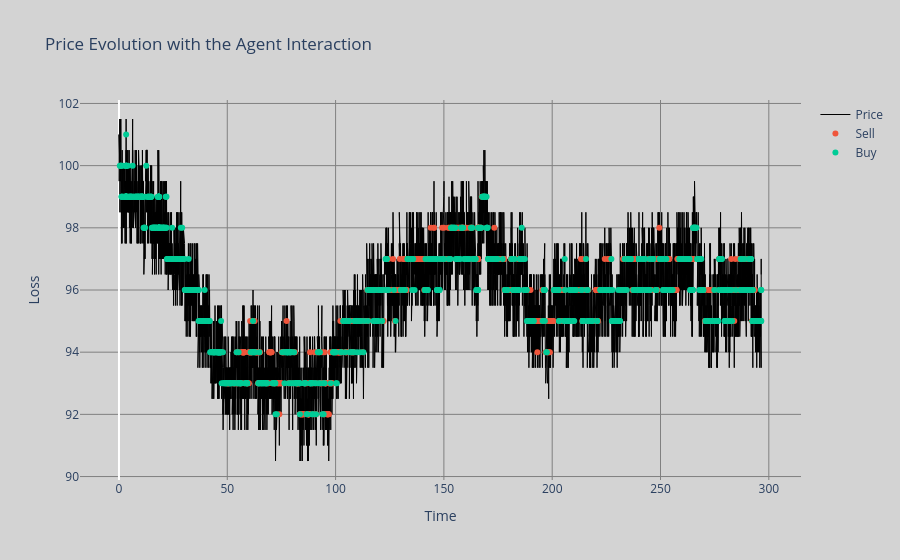
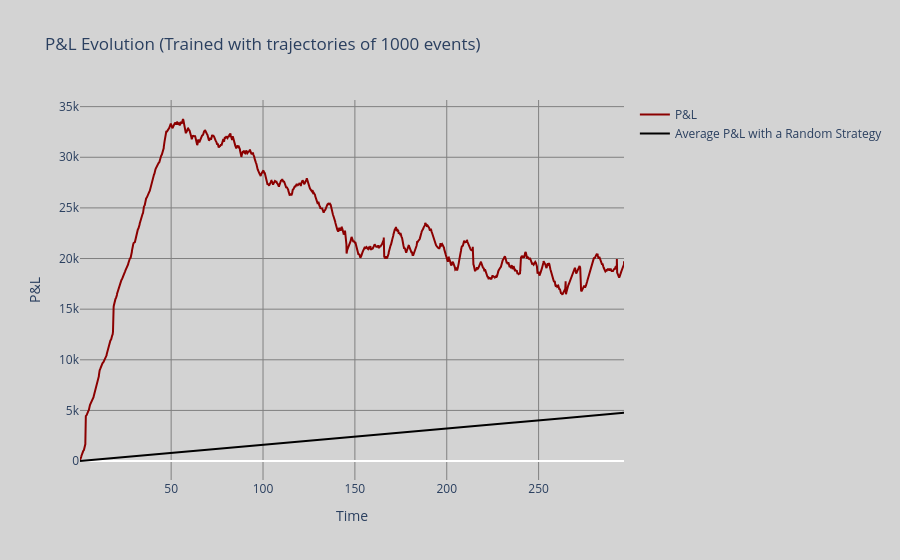

The notebook cell these images were saved under, in order:
### Markdown cell above
We then test our agent in a random simulation of NB_EVENT_SIM events.

### Code cell
NB_EVENT_SIM = 10000
agent.test(NB_EVENT_SIM, frequency_action = FREQUENCY_ACTION)

### Figure 1 — Plotly figure (JSON) as saved in the notebook; plotly's stock layout.template omitted (floating-point values rounded to 4 significant figures; data arrays with more than 128 entries replaced by an {"elided": "..."} marker saying what was removed)
{"data": [{"line": {"color": "black", "width": 1}, "mode": "lines", "name": "Price", "type": "scatter", "x": {"elided": "10005 float values"}, "y": {"elided": "10005 float values"}}, {"mode": "markers", "name": "Sell", "type": "scatter", "x": {"elided": "895 float values"}, "y": {"elided": "895 int values"}}, {"mode": "markers", "name": "Buy", "type": "scatter", "x": {"elided": "1106 float values"}, "y": {"elided": "1106 int values"}}], "layout": {"paper_bgcolor": "#D3D3D3", "plot_bgcolor": "#D3D3D3", "title": {"text": "Price Evolution with the Agent Interaction"}, "xaxis": {"gridcolor": "#808080", "showgrid": true, "title": {"text": "Time"}}, "yaxis": {"gridcolor": "#808080", "showgrid": true, "title": {"text": "Loss"}}}}

### Figure 2 — Plotly figure (JSON) as saved in the notebook; plotly's stock layout.template omitted (floating-point values rounded to 4 significant figures; data arrays with more than 128 entries replaced by an {"elided": "..."} marker saying what was removed)
{"data": [{"line": {"color": "darkred", "width": 2}, "mode": "lines", "name": "P&L", "type": "scatter", "x": {"elided": "2001 float values"}, "y": {"elided": "2001 float values"}}, {"line": {"color": "black", "width": 2}, "mode": "lines", "name": "Average P&L with a Random Strategy", "type": "scatter", "x": {"elided": "2001 float values"}, "y": {"elided": "2001 float values"}}], "layout": {"paper_bgcolor": "#D3D3D3", "plot_bgcolor": "#D3D3D3", "title": {"text": "P&L Evolution (Trained with trajectories of 1000 events)"}, "xaxis": {"gridcolor": "#808080", "showgrid": true, "title": {"text": "Time"}}, "yaxis": {"gridcolor": "#808080", "showgrid": true, "title": {"text": "P&L"}}}}
